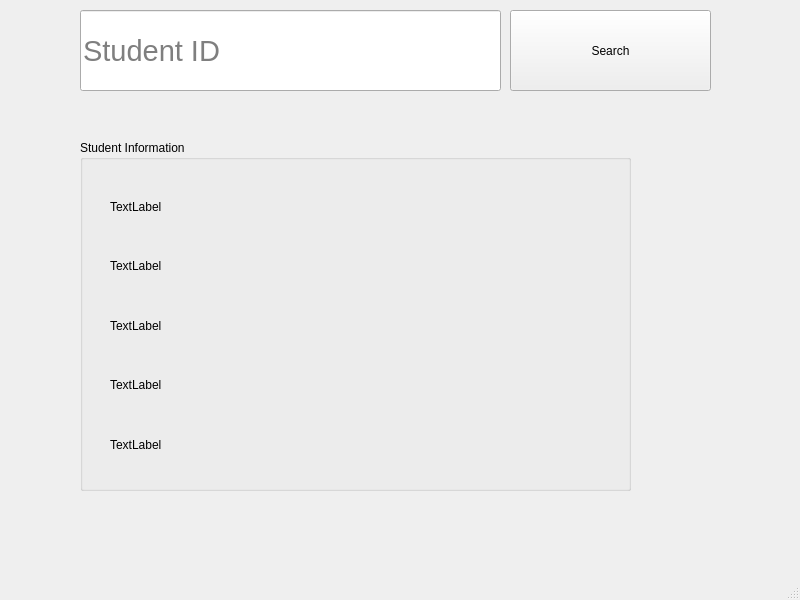
<?xml version="1.0" encoding="UTF-8"?>
<ui version="4.0">
 <class>ViewStudent</class>
 <widget class="QMainWindow" name="ViewStudent">
  <property name="geometry">
   <rect>
    <x>0</x>
    <y>0</y>
    <width>800</width>
    <height>600</height>
   </rect>
  </property>
  <property name="windowTitle">
   <string>MainWindow</string>
  </property>
  <widget class="QWidget" name="centralwidget">
   <widget class="QPushButton" name="btn_Search">
    <property name="geometry">
     <rect>
      <x>510</x>
      <y>10</y>
      <width>201</width>
      <height>81</height>
     </rect>
    </property>
    <property name="text">
     <string>Search</string>
    </property>
   </widget>
   <widget class="QLineEdit" name="lineEdit_input">
    <property name="geometry">
     <rect>
      <x>80</x>
      <y>10</y>
      <width>421</width>
      <height>81</height>
     </rect>
    </property>
    <property name="font">
     <font>
      <pointsize>22</pointsize>
     </font>
    </property>
    <property name="placeholderText">
     <string>Student ID</string>
    </property>
   </widget>
   <widget class="QGroupBox" name="groupBox">
    <property name="geometry">
     <rect>
      <x>80</x>
      <y>140</y>
      <width>551</width>
      <height>351</height>
     </rect>
    </property>
    <property name="title">
     <string>Student Information</string>
    </property>
    <widget class="QWidget" name="layoutWidget">
     <property name="geometry">
      <rect>
       <x>30</x>
       <y>40</y>
       <width>501</width>
       <height>291</height>
      </rect>
     </property>
     <layout class="QVBoxLayout" name="verticalLayout">
      <item>
       <widget class="QLabel" name="label_name">
        <property name="text">
         <string>TextLabel</string>
        </property>
       </widget>
      </item>
      <item>
       <widget class="QLabel" name="label_email">
        <property name="text">
         <string>TextLabel</string>
        </property>
       </widget>
      </item>
      <item>
       <widget class="QLabel" name="label_address">
        <property name="text">
         <string>TextLabel</string>
        </property>
       </widget>
      </item>
      <item>
       <widget class="QLabel" name="label_gpa">
        <property name="text">
         <string>TextLabel</string>
        </property>
       </widget>
      </item>
      <item>
       <widget class="QLabel" name="label_class">
        <property name="text">
         <string>TextLabel</string>
        </property>
       </widget>
      </item>
     </layout>
    </widget>
   </widget>
  </widget>
  <widget class="QMenuBar" name="menubar">
   <property name="geometry">
    <rect>
     <x>0</x>
     <y>0</y>
     <width>800</width>
     <height>24</height>
    </rect>
   </property>
  </widget>
  <widget class="QStatusBar" name="statusbar"/>
 </widget>
 <resources/>
 <connections/>
</ui>
